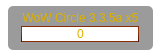
<?xml version="1.0" encoding="UTF-8"?>
<ui version="4.0">
 <class>RealmMiniWidget</class>
 <widget class="QWidget" name="RealmMiniWidget">
  <property name="geometry">
   <rect>
    <x>0</x>
    <y>0</y>
    <width>160</width>
    <height>55</height>
   </rect>
  </property>
  <property name="windowTitle">
   <string>Form</string>
  </property>
  <property name="styleSheet">
   <string notr="true">background-color: transparent;</string>
  </property>
  <widget class="QWidget" name="mainWidget" native="true">
   <property name="geometry">
    <rect>
     <x>8</x>
     <y>6</y>
     <width>145</width>
     <height>44</height>
    </rect>
   </property>
   <property name="styleSheet">
    <string notr="true">QWidget{
	font: 9pt &quot;Arial&quot;;
	color: #dcb100;
}

QWidget#mainWidget{
	border: 0px solid;
	border-radius: 5px;
	background-color: rgba(0,0,0,100);
}
QWidget#mainWidget:hover{
	border: 0px solid;
	border-radius: 5px;
	background-color: rgba(0,0,0,180);
}
QPushButton {
	background-color: qlineargradient(spread:pad, x1:1, y1:1, x2:1, y2:0, stop:0.00966184 #3d0d07, stop:0.637681 #6b2403);
	color: #dcb100;
	border:1px solid;
	border-color: qlineargradient(spread:pad, x1:1, y1:1, x2:1, y2:0, stop:0.00966184 #531108, stop:0.637681 #953203);

}
QPushButton:hover{
	background-color: qlineargradient(spread:pad, x1:1, y1:1, x2:1, y2:0, stop:0.00966184 #3d0d07, stop:0.637681 #802b04); 
	border-color: qlineargradient(spread:pad, x1:1, y1:1, x2:1, y2:0, stop:0.00966184 #64140a, stop:0.637681 #aa3c04);
	color:white;
}
QProgressBar{
	border: none;
	border: 1px solid;
	text-align: center;
	background-color: white;
	border-color: qlineargradient(spread:pad, x1:1, y1:1, x2:1, y2:0, stop:0.00966184 #531108, stop:0.637681 #953203);
}
QProgressBar:hover{
	border-color: qlineargradient(spread:pad, x1:1, y1:1, x2:1, y2:0, stop:0.00966184 #64140a, stop:0.637681 #aa3c04);
}
QProgressBar::chunk:horizontal {
	background-color: qlineargradient(spread:pad, x1:1, y1:1, x2:1, y2:0, stop:0.00966184 #3d0d07, stop:0.637681 #6b2403);
}
QProgressBar::chunk:hover{
	background-color: qlineargradient(spread:pad, x1:1, y1:1, x2:1, y2:0, stop:0.00966184 #3d0d07, stop:0.637681 #802b04);  
}</string>
   </property>
   <widget class="QLabel" name="realmName">
    <property name="geometry">
     <rect>
      <x>0</x>
      <y>2</y>
      <width>145</width>
      <height>20</height>
     </rect>
    </property>
    <property name="styleSheet">
     <string notr="true"/>
    </property>
    <property name="text">
     <string>WoW Circle 3.3.5a x5</string>
    </property>
    <property name="alignment">
     <set>Qt::AlignCenter</set>
    </property>
   </widget>
   <widget class="QProgressBar" name="progressBar">
    <property name="geometry">
     <rect>
      <x>13</x>
      <y>20</y>
      <width>118</width>
      <height>16</height>
     </rect>
    </property>
    <property name="maximum">
     <number>4500</number>
    </property>
    <property name="value">
     <number>0</number>
    </property>
    <property name="format">
     <string>%v</string>
    </property>
   </widget>
  </widget>
 </widget>
 <resources/>
 <connections/>
</ui>
